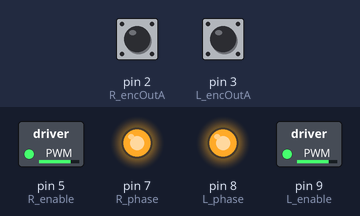
A sketch run on a simulated Arduino Uno, built with avr-gcc and run on an emulated ATmega328P. Parts: switched loads named in the sketch (green lamp = pin HIGH), output pins drawn as LEDs (lit = HIGH). The inputs (shaded band) are chosen by the test bench; at power-on: pin 2 (R_encOutA) HIGH, pin 3 (L_encOutA) HIGH. What the sketch prints to the serial monitor is not drawn.

Above: at 0.1 s.
Timing chart, 0 to 1.6 s (numbered marks = the images above):
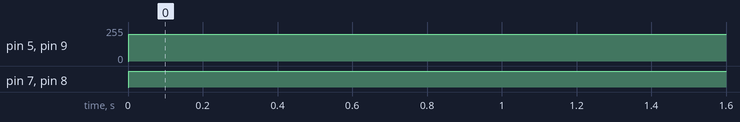

The sketch:

walkingRobotMotors2.4J_PIDSpeed_Position_control.ino
`````````````````````````````````````````````````````````````````````````````````````````````````cpp
/* WALKING ROBOT MOTORS
 *  uses 2 pololu micro metal gear motors, 6 pole magnetic quadrature encoder,
 *  and motor control.
 *  *note this code only reads 6 of the 12 possible Counts Per Revolution
 *  pololu 75:1 microgear motor is actually 75.81:1
 *
 *  Created by: Brandon Tighe
 *  On: 11/18/2018
*/
//------------------------------------------------------
// initialize variables:

    //note: arduino uno has two interrupt pins (2 and 3)
#define R_encOutA 2 //R encoder output A - pin 2 (interrupt)
#define R_encOutB 12 //R encoder output B

#define L_encOutA 3 // L encoder output A - pin 3 (interrupt)
#define L_encOutB 13 // L encoder output B

const byte R_enable = 5;  //PWM speed control
const byte R_phase = 7;  //motor direction

const byte L_enable = 9;  //PWM speed control
const byte L_phase = 8;  //motor direction

//-*-*-*-*-*-*-*-*-*-*-*-*-*-*-*-*-*-*-*-*-*-*-*-*-*-*-*
//PID (proportional, integral, derivative)control      //
// tunable constants for P, I, and D                   //
//`````````````````````````````````````````````````````//
//velocity                                             //
double vKp = 1.1;                                      //
double vKi = 0.5;                                      //
double vKd = .005;                                     //
//position                                             //
double pKp = .9;                                       //
double pKi = .00;                                      // not being used
double pKd = .0;                                       //
//-*-*-*-*-*-*-*-*-*-*-*-*-*-*-*-*-*-*-*-*-*-*-*-*-*-*-*
int full= 1350;
int ninety= 800;
//~~~~~~~~~~~~~~~~~~~~~~~~~~~~~~~~~~~~~~~~~~~~~~~~~~~~~~~~~~~~~~~~~~~~~~~~~~~~~~~~~~~~~~~~~~~~~~~~|
// MOTOR CONTROLS                                                                                 |
//````````````````````````````````````````````````````````````````````````````````````````````````|
int midCycleDelay= 0;                      // seconds delay in the middle of a cycle              |
int loopDelay= 3;                          // seconds between cycle iterations                    |
int cycles= 3;                             // number of cycles motors do                          |
int cableDisplacement= ninety*2 + full*0 ; // number of encoder counts for specific configuration |
const byte spLim = 200;                    // speed limit for speed control                       |
int LOOPTIME= 1;                           // Time for loop iterations                            |
//~~~~~~~~~~~~~~~~~~~~~~~~~~~~~~~~~~~~~~~~~~~~~~~~~~~~~~~~~~~~~~~~~~~~~~~~~~~~~~~~~~~~~~~~~~~~~~~~|

// Define position PID control variables
float Rp_error = 0;
float Rsum_P_error = 0;
float Rp_lastError = 0;
float Lp_error = 0;
float Lsum_P_error = 0;
float Lp_last_error = 0;


// Define velocity PID control variables
float Rv_error = 0;
float Rv_totalError = 0;
float Rv_lastError = 0;
float Lv_error = 0;
float Lv_totalError = 0;
float Lv_lastError = 0;
//

// Velocity information
unsigned long Rv_t_initial = 0;
int  Rv_lastPos = 0;
float  Rv_lastSpeed = 0;


unsigned long L_t_initial = 0;
int  L_lastPos = 0;
float  L_lastSpeed = 0;
//-------------------

 float   degPerSec = 0;


volatile int R_encPos = 0;  // initial endcoder position (to negate overspin problems)
volatile int L_encPos = 0;

//-----------------------------------------------
void setup() {
  // setup:

  pinMode(R_encOutA, INPUT);      //set encoder out A to an input pin(2) on arduino
  digitalWrite(R_encOutA, HIGH);  //turn on pull-up resistor
  pinMode(R_encOutB, INPUT);      //set encoder out B to an input pin(12) on arduino
  digitalWrite(R_encOutB, HIGH);  // turn on pull-up resistor

  pinMode(L_encOutA, INPUT);      //set encoder out A to an input pin(3) on arduino
  digitalWrite(L_encOutA, HIGH);  //turn on pull-up resistor
  pinMode(L_encOutB, INPUT);      //set encoder out B to an input pin(13) on arduino
  digitalWrite(L_encOutB, HIGH);  // turn on pull-up resistor

  attachInterrupt(0, R_doEncoder, CHANGE);  //encoder pin on interrupt 0 - (pin 2)
  attachInterrupt(1, L_doEncoder, CHANGE);  //encoder pin on interrupt 1 - (pin 3)

  Serial.begin(115200); //Using a higher serial begin rate increases accuracy
  Serial.print("Start");

  pinMode(R_enable, OUTPUT); //sets R_enable pin as output (to determine SPEED)
  pinMode(R_phase, OUTPUT); //sets R_phase pin as output (to determine DIRECTION)
  pinMode(L_enable, OUTPUT); //sets L_enable pin as output (to determine SPEED)
  pinMode(L_phase, OUTPUT); //sets L_phase pin as output (to determine DIRECTION)
}
int i;
int mSpeed=0;
int lastTimePrint=millis();
void loop() {
//  // put your main code here, to run repeatedly:

//testing Velocity control
//PIDVelControl(800,R_encPos,Rv_error,Rv_totalError,Rv_lastError,Rv_lastPos,Rv_t_initial,Rv_lastSpeed, R_phase,R_enable);

 if ((millis()-lastTimePrint)>=LOOPTIME){
      lastTimePrint = millis();

for (i=0;i<cycles; i++)          //for loop to delay after 3 cycles
{
 do
 {  //wind cable
  //note angle conversion .791452 in setpoint input
  PIDPosControl(cableDisplacement*.791452315, R_encPos, Rp_error, Rsum_P_error,Rv_error, Rv_totalError, Rv_lastError,Rv_lastPos, Rv_t_initial, Rv_lastSpeed, R_phase, R_enable);
  //delay(1000);
  PIDPosControl(cableDisplacement*.791452315, L_encPos, Lp_error, Lsum_P_error,Lv_error, Lv_totalError, Lv_lastError,L_lastPos, L_t_initial, L_lastSpeed, L_phase, L_enable);
  //delay(100);

Serial.print("  R_encPos:");
Serial.print(R_encPos);
Serial.print("  ");
Serial.print("L_encPos:");
Serial.println (L_encPos);
}
 while((abs(Rp_error) >10)||(abs(Lp_error) >10));
  delay(midCycleDelay*1000);
do
{ // unwind cable


  PIDPosControl(0*.791452315, R_encPos, Rp_error, Rsum_P_error,Rv_error, Rv_totalError, Rv_lastError,Rv_lastPos, Rv_t_initial, Rv_lastSpeed, R_phase, R_enable);
  PIDPosControl(0*.791452315, L_encPos, Lp_error, Lsum_P_error,Lv_error, Lv_totalError, Lv_lastError,L_lastPos, L_t_initial, L_lastSpeed, L_phase, L_enable);

Serial.print("  R_encPos:");
Serial.print(R_encPos);
Serial.print("  ");
Serial.print("L_encPos:");
Serial.println (L_encPos);

}
 while((abs(Rp_error) >10)||(abs(Lp_error) >10));
}
delay(loopDelay*1000);

//// SPEED CHECK- used to test "get speeed" and tune vel control
//float speed=getSpeed(R_encPos, Rv_lastPos, Rv_t_initial, Rv_lastSpeed );
//
//Serial.print("  degPerSec:  ");Serial.println (speed);
// }
//digitalWrite(L_phase, HIGH);
//analogWrite(L_enable,40);

}}

//============================================================================
//Sub-routines (Functions)
//============================================================================

//-------------------------------------------------------------------------------------------
// ENCODERS
//...........................................................................................

//turn the encoder outputs into a position/direction tracker:
//turn the steps the encoder reads into 'ticks' to determine position
void R_doEncoder() {
  // Either adds a tick or subtracts one, depending on direction of encoder:
  //If pinA and pinB are both high or both low it spins forward,
  //if they are different, its going backward.

  if (digitalRead(R_encOutA) == digitalRead(R_encOutB)) {
    R_encPos--;
  } else {
    R_encPos++;
    }
  }
  void L_doEncoder() {
  // Either adds a tick or subtracts one, depending on direction of encoder:
  //If pinA and pinB are both high or both low it spins forward,
  //if they are different, its going backward.

  if (digitalRead(L_encOutA) == digitalRead(L_encOutB)) {
    L_encPos--;
  } else {
    L_encPos++;
  }
}
//===============================================================================================
// PID control (proportional, integral, derivative closed loop control)
//===============================================================================================
//-----------------------------------------------------------------------------------------------
// PID Postion control
//...............................................................................................
void PIDPosControl(int setpoint, int encPos, float &p_error, float &sum_P_error,float &v_error, float &v_totalError, float &v_lastError,int &v_lastPos, unsigned long &t_initial, float &lastSpeed,byte dir, byte pwm) {

//initialize variables
  float angle = 0;
  float Pos_PID_adjustment = 0;
  float  P_pTerm, P_iTerm, P_dTerm, lastP_error, delta_P_error;

  angle = (0.791452315 * encPos);          //count to angle conversion (360/(75.81*6)counts per rot)*encPos

  p_error=  setpoint - angle;              // for (pKp)
  sum_P_error += p_error;                  // for (pKi)
  delta_P_error=  p_error-lastP_error;     // for (pKd)   **note: += means sum_P_error= sum_P_error+ p_error

  P_pTerm = (pKp * p_error);               //Proportion term
  P_iTerm = (pKi * sum_P_error);           //integration term
  P_dTerm = (pKd * delta_P_error);         //derivatinve term

  Pos_PID_adjustment= P_pTerm + P_iTerm + P_dTerm;
  Pos_PID_adjustment  = constrain(Pos_PID_adjustment, -1*spLim, spLim); //make sure constrain the speed to 360 degPerSec

  lastP_error=p_error;                     // for calculating change in error (delta_P_error)

int PIDadjustment_scaled = PIDVelControl(Pos_PID_adjustment, encPos, v_error, v_totalError, v_lastError,v_lastPos,t_initial, lastSpeed, dir, pwm);

//make setPoint "Pos_PID_adjustment" contstant to tune Velocity control:
//int PIDadjustment_scaled = PIDVelControl(1000, encPos, v_error, v_totalError, v_lastError,v_lastPos,t_initial, lastSpeed, dir, pwm);

 if (abs(p_error)< 10){
  PIDadjustment_scaled = 0;
 }
   analogWrite(pwm,  PIDadjustment_scaled);

//    Serial.print(R_encPos);
//     Serial.print(",");
//    Serial.println (mSpeed );

  delay(10);
}

//-----------------------------------------------------------------------------------------------
// PID Velocity control
//..................................................................................................

int PIDVelControl(int setPoint, int encoderPos, float &error, float &totalError, float &lastError, int &lastPos, unsigned long &t_initial, float &lastSpeed, byte dir, byte pwm)
{
  float changeError = 0,pTerm=0,iTerm=0,dTerm=0;
  float PIDadjustment = 0;
  float PIDadjustment_scaled = 0; // if the total gain we get is not in the PWM range(|255|) we scale it down.

  float mSpeed = getSpeed(R_encPos, Rv_lastPos, Rv_t_initial, Rv_lastSpeed);    //input (gets actual speed)

  error = abs(setPoint) - abs(mSpeed); //error for (Kp)
  totalError =   totalError + error; //accumalate errors for integral term (Ki)
  changeError = error - lastError; // for derivative term (Kd)

  pTerm=(vKp * error);        //Proportion term
  iTerm=(vKi * totalError); //integration term
  dTerm=(vKd * changeError);  //derivatinve term

  PIDadjustment =pTerm + dTerm+ iTerm ;//total gain +
  PIDadjustment = abs(PIDadjustment);//constraining to appropriate value

  PIDadjustment_scaled = constrain(PIDadjustment, 0, spLim);//make sure its between 0-255
  lastError = error;

  if (setPoint >0) {
    digitalWrite(dir, HIGH);// Forward motion
   // analogWrite(pwm, PIDadjustment);            //for testing Vel control w/o pos control
  }
  else {
    digitalWrite(dir, LOW);//Reverse motion
  //  analogWrite(pwm, PIDadjustment);              //for testing Vel control w/o pos control
       }

//for testing Vel control w/o pos control:
// Serial.print ("PIDadjustment: "); Serial.print (PIDadjustment_scaled);
// Serial.print ("   error: " ); Serial.print (error );
//Serial.print ("   mSpeed: " ); Serial.println (mSpeed );

return PIDadjustment_scaled;

}

//-----------------------------------------------------------------------------------------------
// GET SPEED
//...............................................................................................

float getSpeed(int newPos, int &lastPos, unsigned long &t_initial, float &lastSpeed )
{
 //
  float   degPerSec = 0;      // initialize variable
  unsigned long t_final = millis(); // millis() return 0.001s, better put when pos is sampled?
  int timeChange = (t_final - t_initial);  // calculate delta time
  int difference = newPos - lastPos; // calculate delta position

  if (difference < 50000 && difference > -50000)  //error negation
  {
   degPerSec = .791452315 * difference * 1000 / (timeChange);  // [(delta Pos in degrees)/delta time]
   lastSpeed = degPerSec;
  }
  else // use previous speed if overflow has occurred
  {
      degPerSec = lastSpeed;
  }
  lastPos = newPos; //set P_final
  t_initial = t_final;   //set t_initial


//print to check functionality
//Serial.print("r pos:"  ); Serial.println(L_encPos);
// Serial.print("  degPerSec:  ");Serial.println (degPerSec);
//
  return degPerSec;
}

////----------------------------------------------------------------------------------------------
//// PRINT MOTOR INFO every 500 ms
////..............................................................................................
//
//   void printMotorInfo() {
//    if ((millis()-lastTimePrint)>=500){
//      lastTimePrint = millis();
//   Serial.print("r pos:"  );
//  Serial.print(R_encPos);
//  Serial.print("  degPerSec:  ");
//  Serial.println (degPerSec);
//
//    }
//  }
`````````````````````````````````````````````````````````````````````````````````````````````````

Measured:
- by itself, pin 5 (R_enable): 0/255 → 200/255 at 0.00 s
- by itself, pin 7 (R_phase): LOW → HIGH at 0.00 s
- by itself, pin 8 (L_phase): LOW → HIGH at 0.01 s
- by itself, pin 9 (L_enable): 0/255 → 200/255 at 0.01 s
